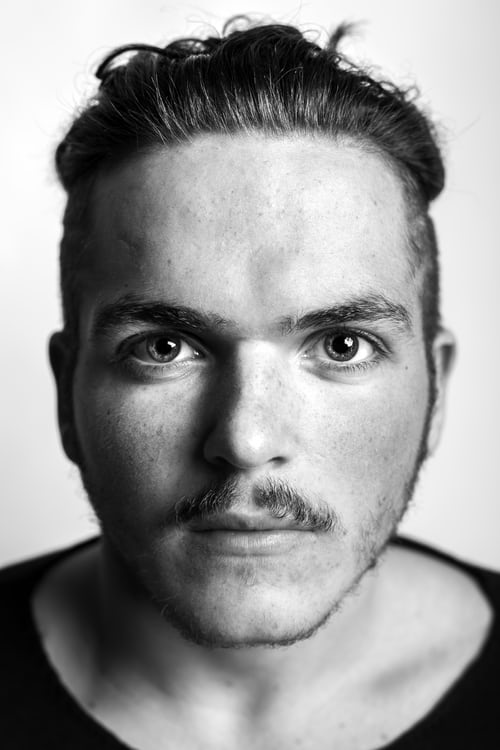
#> input picture 9.ComputerVision/pic/1.png, 500 x 750 px
$ jupyter execute --allow-errors '02.CV2_image processing.ipynb'
#> lines starting #> are read from the running program, lines starting #| are printed output that depends on the picture; after the words box and inside, x2 and y2 are one past the last pixel; in counts of white or black regions, pixels touching at a corner belong together
## Shape

[cell 1]
import cv2

image=cv2.imread('pic/1.png')
#> image is the input picture: shape (750, 500, 3); min 0, max 255, mean 149.5

smaller=cv2.pyrDown(image)
larger=cv2.pyrUp(image)

cv2.imshow('original',image)
cv2.imshow('smaller',smaller)
cv2.imshow('larger',larger)
cv2.waitKey(0)
cv2.destroyAllWindows()

[cell 2]
import cv2

image=cv2.imread('pic/1.png')
height, width=image.shape[:2]
#> height = 750; width = 500

count=1
while True:
    rotation_matrix=cv2.getRotationMatrix2D((width/2, height/2),count*90,1)
    rotated_image=cv2.warpAffine(image,rotation_matrix,(width,height))
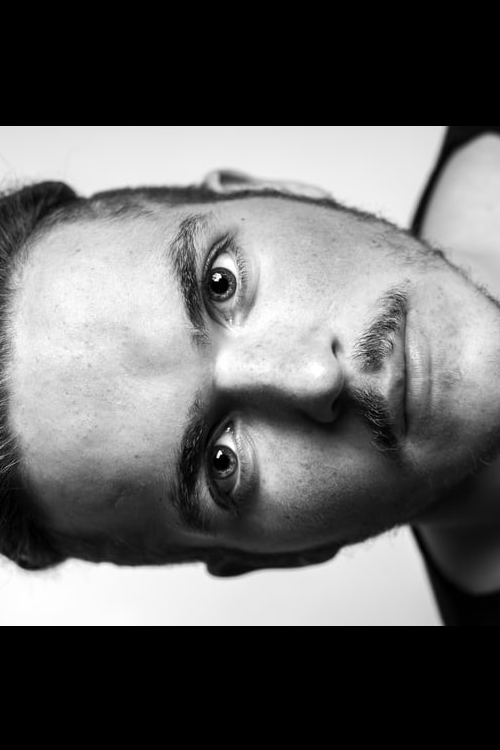
#> rotated_image: shape (750, 500, 3); min 0, max 255, mean 102.6
    cv2.putText(image, 'Press "r" to rotate', (10, 50), cv2.FONT_HERSHEY_SIMPLEX, 1, (0, 0, 255), 1)
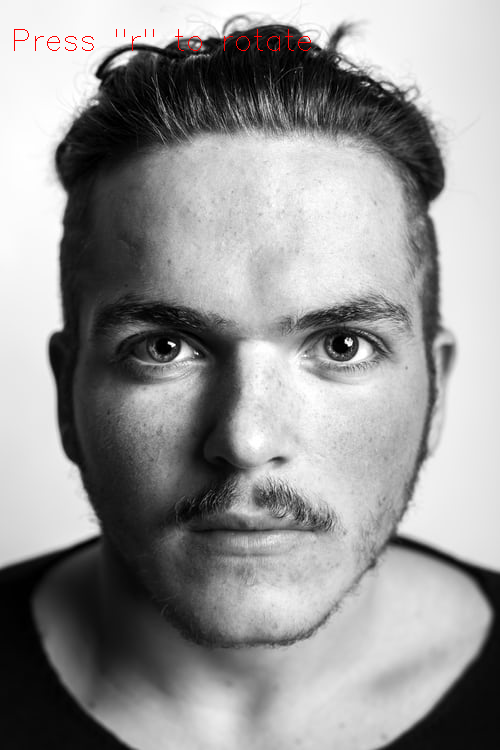
#> image: shape (750, 500, 3); 0.15% of pixels changed, all inside (x1, y1, x2, y2) = (14, 29, 311, 51)
    cv2.imshow('original image',image)
    cv2.imshow('New image', rotated_image)
    key = cv2.waitKey(1)
#> (key Esc is pressed here)
    if key==ord('r'):
        count+=1
        if count>4:
            count=1
    elif key==27: #esc key is pressed
        break
cv2.destroyAllWindows()

[cell 3]
import cv2

img = cv2.imread('pic/1.png')

height, width = img.shape[:2]
max_height = 300
max_width = 300

# only shrink if img is bigger than required
if max_height < height or max_width < width:
    # get scaling factor
    scaling_factor = max_height / float(height)
#> scaling_factor = 0.4
    if max_width/float(width) < scaling_factor:
        scaling_factor = max_width / float(width)
    # resize image
    img = cv2.resize(img, None, fx=scaling_factor, fy=scaling_factor, interpolation=cv2.INTER_AREA)

cv2.imshow("Shrinked image", img)
key = cv2.waitKey(0)
#> (key Esc is pressed here)
if key==27: #esc key is pressed
    cv2.destroyAllWindows()

[cell 4]
import cv2 as cv

im = cv.imread('pic/1.png')

height, width = im.shape[:2]

thumbnail = cv.resize(im, (width/10, height/10), interpolation = cv.INTER_AREA)
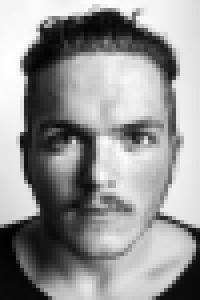
#> thumbnail: shape (75, 50, 3) (shown 4 times larger); min 1, max 254, mean 149.5

cv.imshow('exampleshq', thumbnail)
cv.waitKey(0)
cv.destroyAllWindows()

[cell 5]
size = im.shape
#> size = (750, 500, 3)
#> (the rest of this cell did not finish here and is left out)

[cell 6]
import cv2

#> (a cell that did not finish here is left out)

# Original Pic :BGR

[cell 8]
pic=cv2.imread('pic/7.png',cv2.IMREAD_COLOR)   #Read Image
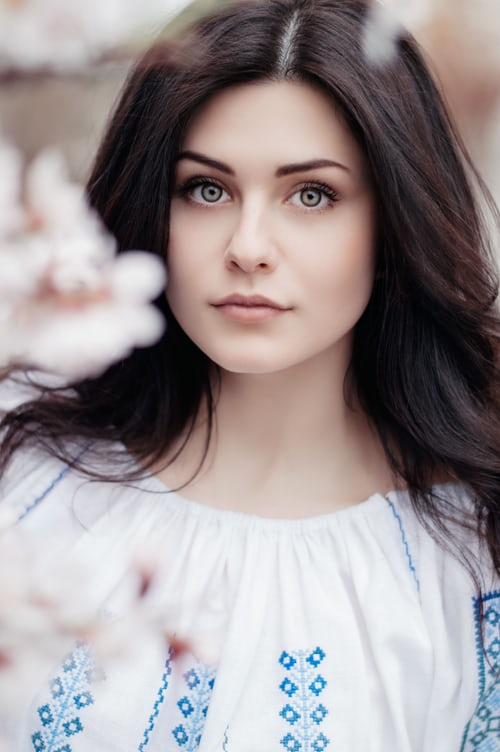
#> input picture 9.ComputerVision/pic/7.png, 500 x 752 px
#> pic is the input picture: shape (752, 500, 3); mean B, G, R 147.8, 146.3, 155.1
#cv2.namedWindow(a)
cv2.imshow('pic',pic)
cv2.moveWindow('sunny', -5,0)  # Move it to (40,30)
cv2.waitKey(0)
cv2.destroyAllWindows()

# Original Pic : GRAYSCALE

[cell 9]
pic=cv2.imread('pic/7.png',cv2.IMREAD_GRAYSCALE)   #Read Image
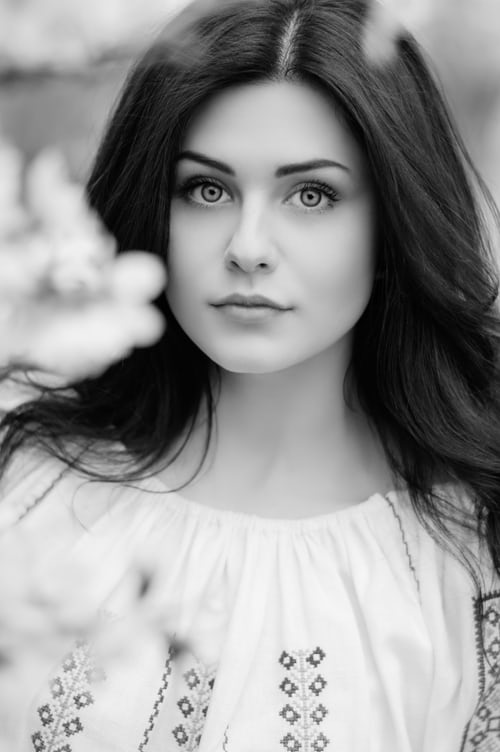
#> pic: shape (752, 500); min 0, max 252, mean 149.1
#cv2.namedWindow(a)
cv2.imshow('pic',pic)
cv2.moveWindow('sunny', -5,0)  # Move it to (40,30)
cv2.waitKey(0)
cv2.destroyAllWindows()

# Original Pic : Conver into BGR 2 GRAY

[cell 10]
import cv2

img=cv2.imread('pic/7.png')
cv2.imshow('BGR',img)

gray=cv2.cvtColor(img,cv2.COLOR_BGR2GRAY)
cv2.imshow('GRAYSCALE',gray)

cv2.waitKey(0)
cv2.destroyAllWindows()

[cell 11]
height, width, channels = img.shape
#> height = 752; channels = 3
print(height, width, channels)
#| 752 500 3

[cell 12]
type(img)

[cell 13]
type(gray)

[cell 14]
gray.ndim
#> Out = 2

[cell 15]
gray.shape
#> Out = (752, 500)

[cell 16]
new_gray=gray.reshape(1,-1)
type(new_gray)

[cell 17]
new_gray.ndim
#> Out = 2

[cell 18]
print(new_gray)
#> (printed output is left out)

[cell 19]
new_gray.shape
#> Out = (1, 376000)
